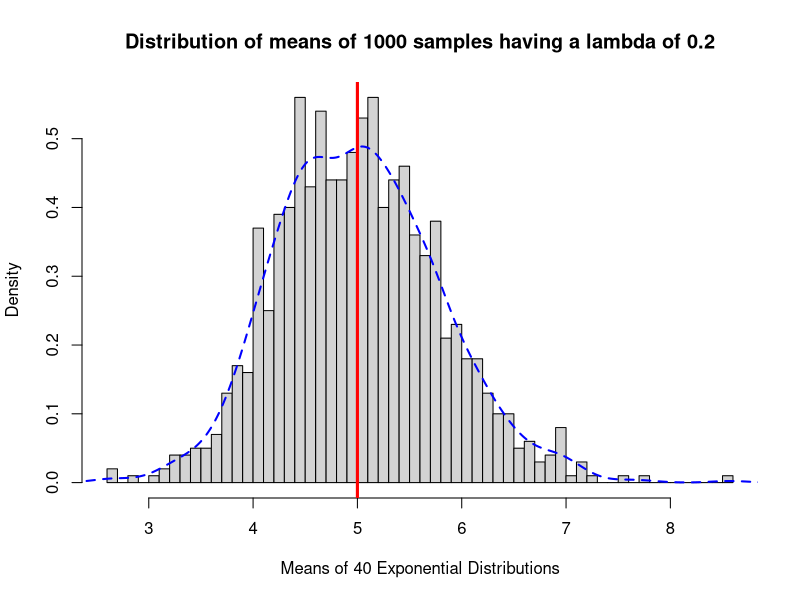
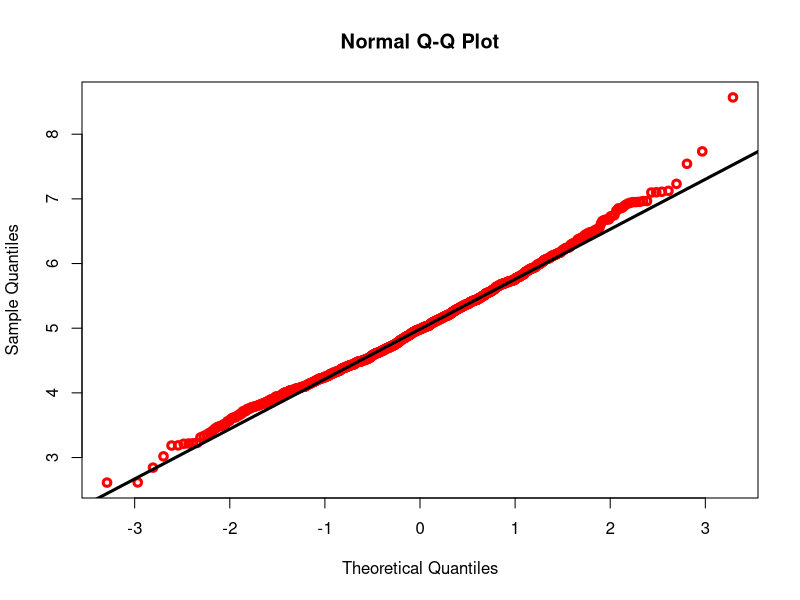
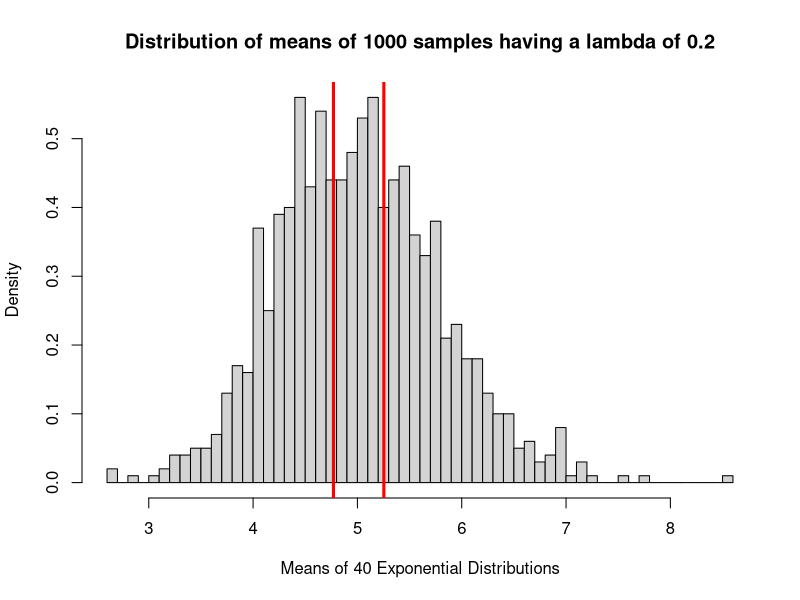

Recreate these plots in R, in order.
## ---- chunk 1
set.seed(1994)
lambda <- 0.2
numTests <- 1000
testCount <- 40
data <- matrix(rexp(numTests * testCount, rate=lambda), nrow = numTests)
means <- rowMeans(data)

# Compute the mean of each row of the generated data.
meanDist <- apply(data, 1, mean)
## ---- chunk 2
centre <- round(mean(meanDist), 3)
theoreticalmean <- round(1/lambda, 3)

SD <- round(sd(meanDist), 3)
theoreticalSD <- round(1/(lambda * sqrt(testCount)), 3)

var <- round(var(meanDist), 3)
theoreticalvar <- round((1/(lambda * sqrt(testCount)))^2, 3)
## ---- chunk 3
# plot the histogram of the means
hist(means, breaks=50, prob=TRUE,
     main="Distribution of means of 1000 samples having a lambda of 0.2",
     xlab="Means of 40 Exponential Distributions",
     ylab="Density")
lines(density(means), col="blue", lwd=2, lty=2)
# show the mean of distribution
abline(v=1/lambda, col="red", lwd=3)
## ---- chunk 4
qqnorm(means, col="red", lwd=3)
qqline(means, col="black", lwd=3)
## ---- chunk 5
CI <- 1.96
ll <- mean(means) - CI * (sd(means)/sqrt(testCount))
ul <- mean(means) + CI * (sd(means)/sqrt(testCount))
## ---- chunk 6
# plot the histogram of the means
hist(means, breaks=50, prob=TRUE,
     main="Distribution of means of 1000 samples having a lambda of 0.2",
     xlab="Means of 40 Exponential Distributions",
     ylab="Density")
# show the two CIs
abline(v=c(ll, ul), col="red", lwd=3)
